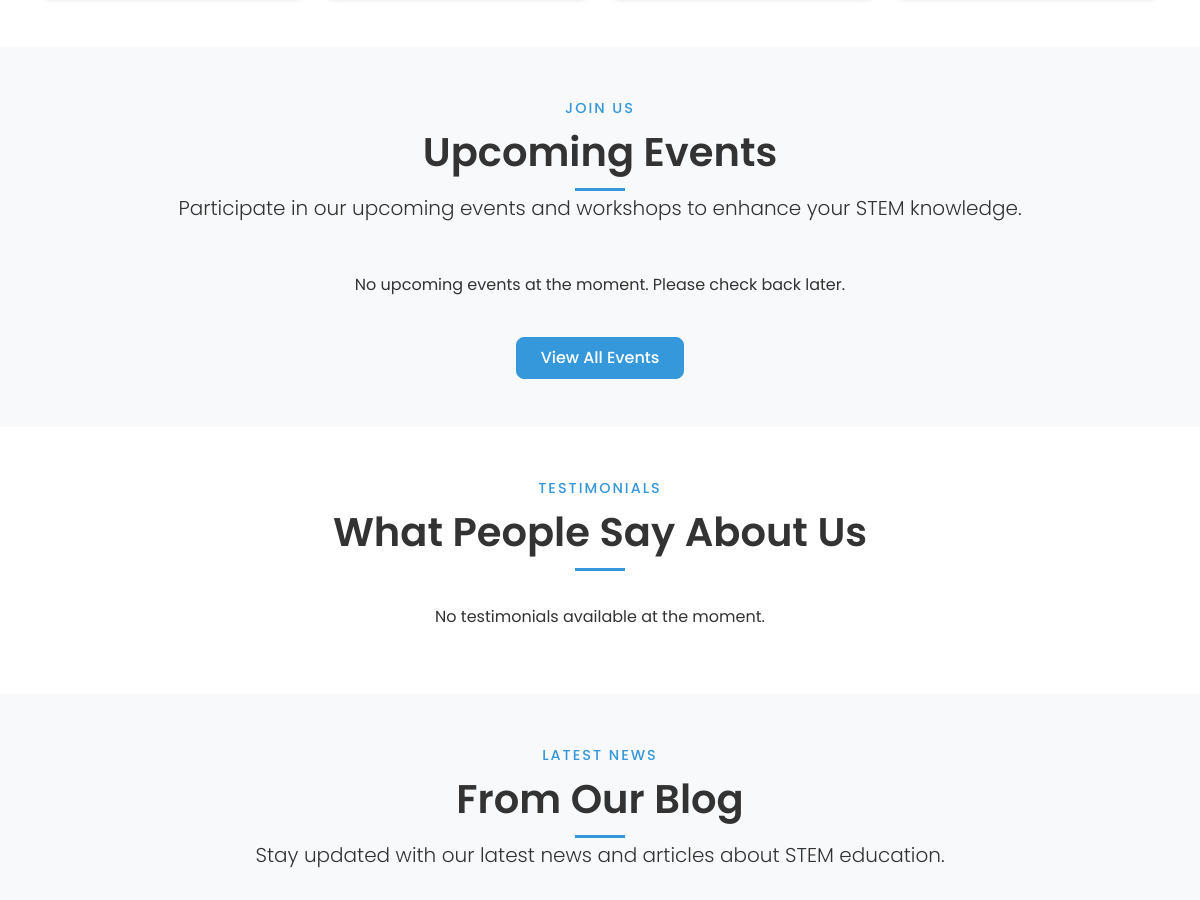
Before: / (middle part) with the older database file.
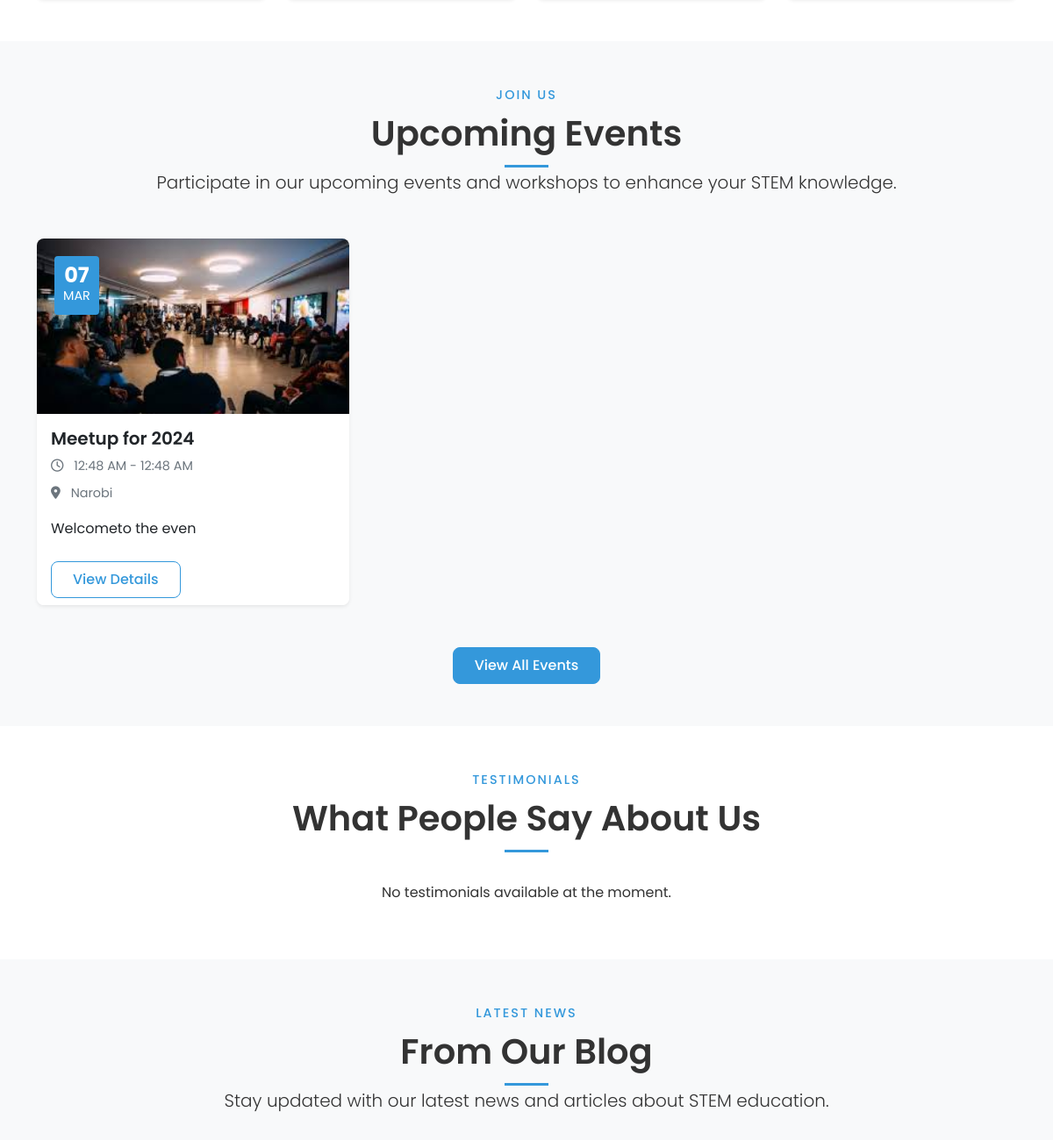
After: the same page with the newer database file.
### events/models.py (models this page shows, shortened)
class Event(models.Model):
    title = models.CharField(_("Title"), max_length=200)
    slug = models.SlugField(_("Slug"), max_length=250, unique=True)
    category = models.ForeignKey(EventCategory, on_delete=models.CASCADE, related_name='events')
    short_description = models.TextField(_("Short Description"))
    content = RichTextField(_("Content"))
    featured_image = models.ImageField(_("Featured Image"), upload_to='events/')
    location = models.CharField(_("Location"), max_length=200)
    address = models.TextField(_("Address"), blank=True)
    start_date = models.DateTimeField(_("Start Date"))
    end_date = models.DateTimeField(_("End Date"))
    registration_deadline = models.DateTimeField(_("Registration Deadline"), blank=True, null=True)
    capacity = models.PositiveIntegerField(_("Capacity"), default=0, help_text="0 means unlimited")
    price = models.DecimalField(_("Price"), max_digits=10, decimal_places=2, default=0, help_text="0 means free")
    tags = TaggableManager(_("Tags"), blank=True)
    organizer = models.CharField(_("Organizer"), max_length=200, blank=True)
    organizer_website = models.URLField(_("Organizer Website"), blank=True)
    contact_email = models.EmailField(_("Contact Email"), blank=True)
    contact_phone = models.CharField(_("Contact Phone"), max_length=20, blank=True)
    is_active = models.BooleanField(_("Is Active"), default=True)
    created_at = models.DateTimeField(_("Created At"), auto_now_add=True)
    updated_at = models.DateTimeField(_("Updated At"), auto_now=True)
    class Meta:
        verbose_name = _("Event")
        verbose_name_plural = _("Events")
        ordering = ['start_date']

### core/views.py (the view, shortened to what this page needs)
# urls.py: path('', HomeView.as_view(), name='home'),
class HomeView(TemplateView):
    template_name = 'home.html'
    def get_context_data(self, **kwargs):
        context = super().get_context_data(**kwargs)
        context['testimonials'] = Testimonial.objects.filter(is_active=True)[:6]
        context['partners'] = Partner.objects.filter(is_active=True)[:8]
        context['programs'] = Program.objects.filter(is_active=True, featured=True)[:3]
        context['upcoming_events'] = Event.objects.filter(is_active=True, start_date__gte=timezone.now()).order_by('start_date')[:3]
        context['recent_posts'] = Post.objects.filter(status='published').order_by('-published_at')[:3]
        context['newsletter_form'] = NewsletterForm()
        return context

### core/context_processors.py (called while the page is built)
def site_settings(request):
    try:
        settings = SiteSettings.objects.first()
        if not settings:
            settings = SiteSettings.objects.create()
    except:
        settings = None
    return {'site_settings': settings}

### templates/home.html (shortened to what the changed rows need)
{% extends 'base.html' %}
{% block content %}
<section class="events-section py-5 bg-light">
    <div class="container">
        <div class="section-title text-center mb-5">
            <h2>Upcoming Events</h2>
        </div>
        <div class="row">
            {% for event in upcoming_events %}
            <div class="col-lg-4 col-md-6 mb-4">
                <div class="event-card card h-100 border-0 shadow-sm">
                    <div class="event-date position-absolute">
                        <span class="day">{{ event.start_date|date:"d" }}</span>
                        <span class="month">{{ event.start_date|date:"M" }}</span>
                    </div>
                    <img src="{{ event.featured_image.url }}" class="card-img-top" alt="{{ event.title }}">
                    <div class="card-body">
                        <h5 class="card-title">{{ event.title }}</h5>
                        <div class="event-info mb-3">
                            <div class="event-time mb-2">
                                <i class="far fa-clock me-2"></i>
                                {{ event.start_date|date:"g:i A" }} - {{ event.end_date|date:"g:i A" }}
                            </div>
                            <div class="event-location">
                                <i class="fas fa-map-marker-alt me-2"></i>
                                {{ event.location }}
                            </div>
                        </div>
                        <p class="card-text">{{ event.short_description|truncatewords:15 }}</p>
                    </div>
                    <div class="card-footer bg-white border-0">
                        <a href="{% url 'events:event_detail' event.slug %}" class="btn btn-outline-primary">View Details</a>
                    </div>
                </div>
            </div>
            {% empty %}
            <div class="col-12 text-center">
                <p>No upcoming events at the moment. Please check back later.</p>
            </div>
            {% endfor %}
        </div>
    </div>
</section>
<section class="testimonials-section py-5">
    <div class="container">
        <div class="section-title text-center mb-5">
            <h2>What People Say About Us</h2>
        </div>
    </div>
</section>
<section class="blog-section py-5 bg-light">
    <div class="container">
        <div class="section-title text-center mb-5">
            <h2>From Our Blog</h2>
        </div>
    </div>
</section>
{% endblock %}

Changed rows visible on the page:
now on this page (row edited): Event: start_date "07", start_date "MAR", featured_image (picture), title "Meetup for 2024", start_date "12:48 AM", end_date "12:48 AM", location "Narobi", short_description "Welcometo the even"
Other visible differences:
text no longer shown: "No upcoming events at the moment. Please check back later."
